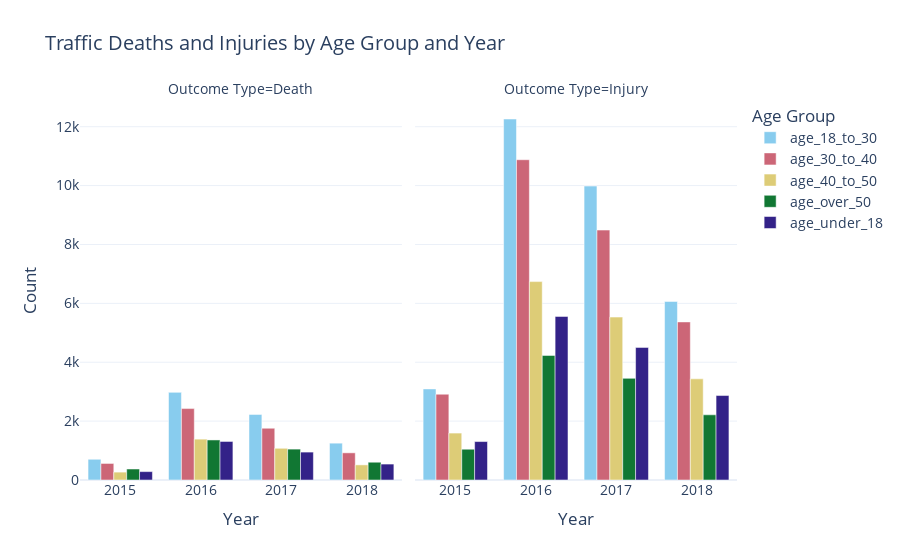

The notebook cell saved with this chart:
### Code cell
#Side-by-Side Grouped Bar Charts with Year
# ✔ Shows each age group’s count by year
# ✔ Split into deaths and injuries for clear comparison

import pandas as pd
import plotly.express as px

# ✅ Prepare data
df['gregorian_date'] = pd.to_datetime(df['gregorian_date'])
df['gregorian_year'] = df['gregorian_date'].dt.year
df['Outcome Type'] = df.apply(lambda x: 'Death' if x['death_flag']==1 else 'Injury', axis=1)

# Age columns
age_cols = ['age_under_18', 'age_18_to_30', 'age_30_to_40', 'age_40_to_50', 'age_over_50']

# Melt dataset
age_melted = df.melt(
    id_vars=['gregorian_year', 'Outcome Type'],
    value_vars=age_cols,
    var_name='Age Group',
    value_name='Count'
)

# Group and summarize
age_summary = age_melted.groupby(['gregorian_year', 'Outcome Type', 'Age Group'])['Count'].sum().reset_index()

# 🔷 Plot with Plotly Express
fig = px.bar(
    age_summary,
    x='gregorian_year',
    y='Count',
    color='Age Group',
    barmode='group',
    facet_col='Outcome Type',
    title='Traffic Deaths and Injuries by Age Group and Year',
    labels={'gregorian_year':'Year', 'Count':'Count'},
    template='plotly_white',
    color_discrete_sequence=px.colors.qualitative.Safe
)

# Layout tweaks
fig.update_layout(font=dict(size=14))
fig.for_each_xaxis(lambda x: x.update(type='category'))

fig.show()

### Figure 1 — Plotly figure (JSON) as saved in the notebook; plotly's stock layout.template omitted (floating-point values rounded to 4 significant figures)
{"data": [{"alignmentgroup": "True", "hovertemplate": "Age Group=age_18_to_30<br>Outcome Type=Death<br>Year=%{x}<br>Count=%{y}<extra></extra>", "legendgroup": "age_18_to_30", "marker": {"color": "rgb(136, 204, 238)", "pattern": {"shape": ""}}, "name": "age_18_to_30", "offsetgroup": "age_18_to_30", "orientation": "v", "showlegend": true, "textposition": "auto", "type": "bar", "x": [2015, 2016, 2017, 2018], "xaxis": "x", "y": [704, 2977, 2228, 1251], "yaxis": "y"}, {"alignmentgroup": "True", "hovertemplate": "Age Group=age_18_to_30<br>Outcome Type=Injury<br>Year=%{x}<br>Count=%{y}<extra></extra>", "legendgroup": "age_18_to_30", "marker": {"color": "rgb(136, 204, 238)", "pattern": {"shape": ""}}, "name": "age_18_to_30", "offsetgroup": "age_18_to_30", "orientation": "v", "showlegend": false, "textposition": "auto", "type": "bar", "x": [2015, 2016, 2017, 2018], "xaxis": "x2", "y": [3094, 12262, 9984, 6065], "yaxis": "y2"}, {"alignmentgroup": "True", "hovertemplate": "Age Group=age_30_to_40<br>Outcome Type=Death<br>Year=%{x}<br>Count=%{y}<extra></extra>", "legendgroup": "age_30_to_40", "marker": {"color": "rgb(204, 102, 119)", "pattern": {"shape": ""}}, "name": "age_30_to_40", "offsetgroup": "age_30_to_40", "orientation": "v", "showlegend": true, "textposition": "auto", "type": "bar", "x": [2015, 2016, 2017, 2018], "xaxis": "x", "y": [562, 2426, 1758, 923], "yaxis": "y"}, {"alignmentgroup": "True", "hovertemplate": "Age Group=age_30_to_40<br>Outcome Type=Injury<br>Year=%{x}<br>Count=%{y}<extra></extra>", "legendgroup": "age_30_to_40", "marker": {"color": "rgb(204, 102, 119)", "pattern": {"shape": ""}}, "name": "age_30_to_40", "offsetgroup": "age_30_to_40", "orientation": "v", "showlegend": false, "textposition": "auto", "type": "bar", "x": [2015, 2016, 2017, 2018], "xaxis": "x2", "y": [2914, 10879, 8489, 5369], "yaxis": "y2"}, {"alignmentgroup": "True", "hovertemplate": "Age Group=age_40_to_50<br>Outcome Type=Death<br>Year=%{x}<br>Count=%{y}<extra></extra>", "legendgroup": "age_40_to_50", "marker": {"color": "rgb(221, 204, 119)", "pattern": {"shape": ""}}, "name": "age_40_to_50", "offsetgroup": "age_40_to_50", "orientation": "v", "showlegend": true, "textposition": "auto", "type": "bar", "x": [2015, 2016, 2017, 2018], "xaxis": "x", "y": [268, 1388, 1077, 514], "yaxis": "y"}, {"alignmentgroup": "True", "hovertemplate": "Age Group=age_40_to_50<br>Outcome Type=Injury<br>Year=%{x}<br>Count=%{y}<extra></extra>", "legendgroup": "age_40_to_50", "marker": {"color": "rgb(221, 204, 119)", "pattern": {"shape": ""}}, "name": "age_40_to_50", "offsetgroup": "age_40_to_50", "orientation": "v", "showlegend": false, "textposition": "auto", "type": "bar", "x": [2015, 2016, 2017, 2018], "xaxis": "x2", "y": [1594, 6739, 5534, 3436], "yaxis": "y2"}, {"alignmentgroup": "True", "hovertemplate": "Age Group=age_over_50<br>Outcome Type=Death<br>Year=%{x}<br>Count=%{y}<extra></extra>", "legendgroup": "age_over_50", "marker": {"color": "rgb(17, 119, 51)", "pattern": {"shape": ""}}, "name": "age_over_50", "offsetgroup": "age_over_50", "orientation": "v", "showlegend": true, "textposition": "auto", "type": "bar", "x": [2015, 2016, 2017, 2018], "xaxis": "x", "y": [373, 1360, 1049, 604], "yaxis": "y"}, {"alignmentgroup": "True", "hovertemplate": "Age Group=age_over_50<br>Outcome Type=Injury<br>Year=%{x}<br>Count=%{y}<extra></extra>", "legendgroup": "age_over_50", "marker": {"color": "rgb(17, 119, 51)", "pattern": {"shape": ""}}, "name": "age_over_50", "offsetgroup": "age_over_50", "orientation": "v", "showlegend": false, "textposition": "auto", "type": "bar", "x": [2015, 2016, 2017, 2018], "xaxis": "x2", "y": [1045, 4231, 3452, 2214], "yaxis": "y2"}, {"alignmentgroup": "True", "hovertemplate": "Age Group=age_under_18<br>Outcome Type=Death<br>Year=%{x}<br>Count=%{y}<extra></extra>", "legendgroup": "age_under_18", "marker": {"color": "rgb(51, 34, 136)", "pattern": {"shape": ""}}, "name": "age_under_18", "offsetgroup": "age_under_18", "orientation": "v", "showlegend": true, "textposition": "auto", "type": "bar", "x": [2015, 2016, 2017, 2018], "xaxis": "x", "y": [285, 1309, 948, 541], "yaxis": "y"}, {"alignmentgroup": "True", "hovertemplate": "Age Group=age_under_18<br>Outcome Type=Injury<br>Year=%{x}<br>Count=%{y}<extra></extra>", "legendgroup": "age_under_18", "marker": {"color": "rgb(51, 34, 136)", "pattern": {"shape": ""}}, "name": "age_under_18", "offsetgroup": "age_under_18", "orientation": "v", "showlegend": false, "textposition": "auto", "type": "bar", "x": [2015, 2016, 2017, 2018], "xaxis": "x2", "y": [1306, 5556, 4504, 2869], "yaxis": "y2"}], "layout": {"annotations": [{"font": {}, "showarrow": false, "text": "Outcome Type=Death", "x": 0.245, "xanchor": "center", "xref": "paper", "y": 1, "yanchor": "bottom", "yref": "paper"}, {"font": {}, "showarrow": false, "text": "Outcome Type=Injury", "x": 0.755, "xanchor": "center", "xref": "paper", "y": 1, "yanchor": "bottom", "yref": "paper"}], "barmode": "group", "font": {"size": 14}, "legend": {"title": {"text": "Age Group"}, "tracegroupgap": 0}, "title": {"text": "Traffic Deaths and Injuries by Age Group and Year"}, "xaxis": {"anchor": "y", "domain": [0, 0.49], "title": {"text": "Year"}, "type": "category"}, "xaxis2": {"anchor": "y2", "domain": [0.51, 1], "matches": "x", "title": {"text": "Year"}, "type": "category"}, "yaxis": {"anchor": "x", "domain": [0, 1], "title": {"text": "Count"}}, "yaxis2": {"anchor": "x2", "domain": [0, 1], "matches": "y", "showticklabels": false}}}
